Frame 1 (no input): blank canvas, image omitted
Frame 60 (no input): blank canvas, image omitted
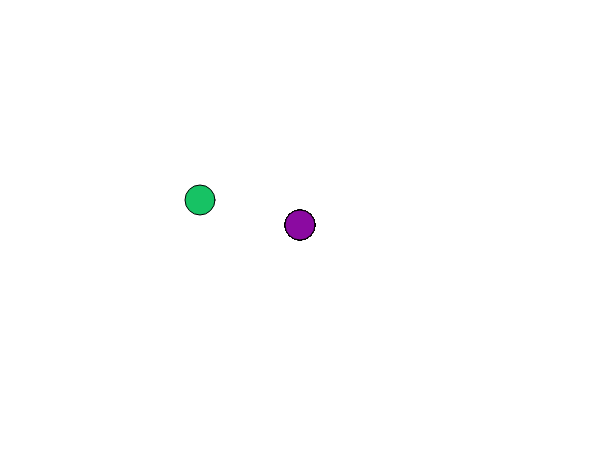
Frame 120 (the mouse pressed at the canvas centre since frame 60)

The p5.js sketch whose frames 1 and 60 were blank and that drew this single picture after the mouse press (run headless with seeded random() and noise() and a simulated clock; from frame 60 on, the mouse is pressed at the canvas centre):

// p5.js sketch
// ── sketch.js
let cor
let ty;
let px;
let py;
function setup() {
  createCanvas(600, 450);
  background("white");  
  px = (200);
  py = (200)
}

function draw() {
  tx = (random(0, 50))
  ty = (random(0, 50))
  cor = color(random(0, 255), random(0, 255), random(0, 255));
 
  if(mouseIsPressed){
    fill(cor);
    circle(px, py, 30)
   
      px = mouseX
     py = mouseY
  }
    
}
// ── style.css
html, body {
    margin: 0;
      padding: 0;
      }
      canvas {
        display: block;
        }
